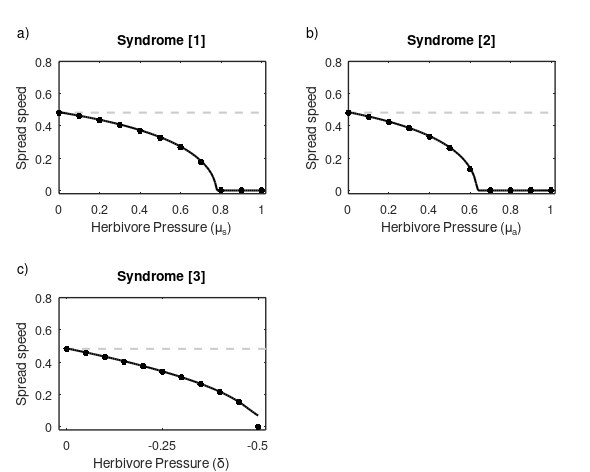

Write MATLAB code to recreate this figure.
clear all; close all; clc
%code to plot results

load results_simulated_gaussian.mat
load results_analytic_gaussian.mat

afsize = 9;  % axes numbering fontsize
lfsize = 9;  % x/y label fontsize
tfsize = 9;  % title fontsize
lw_lines = 1.5; % line linewidth line
lw_edge = 1; % fig edge linewidth
mksize = 15;  % markersize
g1 = [0.8 0.8 0.8]; % grey color for baseline

figure(1); clf
hh = gcf;
set(hh,'PaperUnits','centimeters');
set(hh,'Units','centimeters');
width = 15; height = 12;
xpos = 4;
ypos = 4;
set(gcf,'Position',[xpos ypos width height])

w = 0.35;
h = 0.28;
dx = 0.14;
dy = 0.22;
sx = 0.1;
sy = 0.09;

axes('position',[sx sy+h+dy w h])
    line([-0.2 1.5],[speed_basic_s speed_basic_s],'color',g1,'LineStyle','--','LineWidth',lw_lines)
    hold on
    plot(mu_s_vec,(speed_inst_s_all_1(:,end)),'k.','MarkerSize',mksize)
    plot(mu_s_vec_ana,cstar_all_1,'k-','LineWidth',lw_lines)
    box on
    axis([0 1.02 -0.02 0.8])
    xlabel('Herbivore Pressure (\mu_s)','FontSize',lfsize)
    ylabel('Spread speed','FontSize',lfsize)
    title('Syndrome [1]','FontSize',tfsize)
    set(gca,'FontSize',afsize,'LineWidth',lw_edge);
    
axes('position',[sx+w+dx sy+h+dy w h])
    line([-0.2 1.5],[speed_basic_s speed_basic_s],'color',g1,'LineStyle','--','LineWidth',lw_lines)
    hold on
    plot(mu_a_vec,speed_inst_s_all_2(:,end),'k.','MarkerSize',mksize)
    plot(mu_a_vec_ana,cstar_all_2,'k-','LineWidth',lw_lines)
    box on
    axis([0 1.02 -0.02 0.8])
    xlabel('Herbivore Pressure (\mu_a)','FontSize',lfsize)
    ylabel('Spread speed','FontSize',lfsize)
    title('Syndrome [2]','FontSize',tfsize)
    set(gca,'FontSize',afsize,'LineWidth',lw_edge);

axes('position',[sx sy w h])
    line([-0.6 0.2],[speed_basic_s speed_basic_s],'color',g1,'LineStyle','--','LineWidth',lw_lines)
    hold on
    plot(delta_vec_neg,speed_inst_s_all_3(:,end),'k.','MarkerSize',mksize)
    plot(delta_vec_neg_ana,cstar_all_3,'k-','LineWidth',lw_lines)
    box on
    set(gca,'XTick',[-0.5 -0.25 0])
    set(gca, 'XDir','reverse')
    axis([-0.52 0.02 -0.02 0.8])
    xlabel('Herbivore Pressure (\delta)','FontSize',lfsize)
    ylabel('Spread speed','FontSize',lfsize)
    title('Syndrome [3]','FontSize',tfsize)
    set(gca,'FontSize',afsize,'LineWidth',lw_edge);

% label subpanels
axes('position',[0 0 1 1],'visible','off')
    hold on
     text(0.04,     0.06+sy+2*h+dy,'a)','horizontalalignment','center')
     text(0.04+dx+w,0.06+sy+2*h+dy,'b)','horizontalalignment','center')
     text(0.04,     0.06+sy+h,'c)','horizontalalignment','center')
axis([0 1 0 1])

%Backup previous settings
prePaperType = get(hh,'PaperType');
prePaperPosition = get(hh,'PaperPosition');
prePaperSize = get(hh,'PaperSize');

%Make changing paper type possible
set(hh,'PaperType','<custom>');
%Set the page size and position to match the figure's dimensions
position = get(hh,'Position');
set(hh,'PaperPosition',[0,0,position(3:4)]);
set(hh,'PaperSize',position(3:4));

%print -dtiff -r600 Fig1.tiff % save as 600dpi tiff
saveas(1,'fig2.jpg')

%Restore the previous settings
set(hh,'PaperType',prePaperType);
set(hh,'PaperPosition',prePaperPosition);
set(hh,'PaperSize',prePaperSize);

